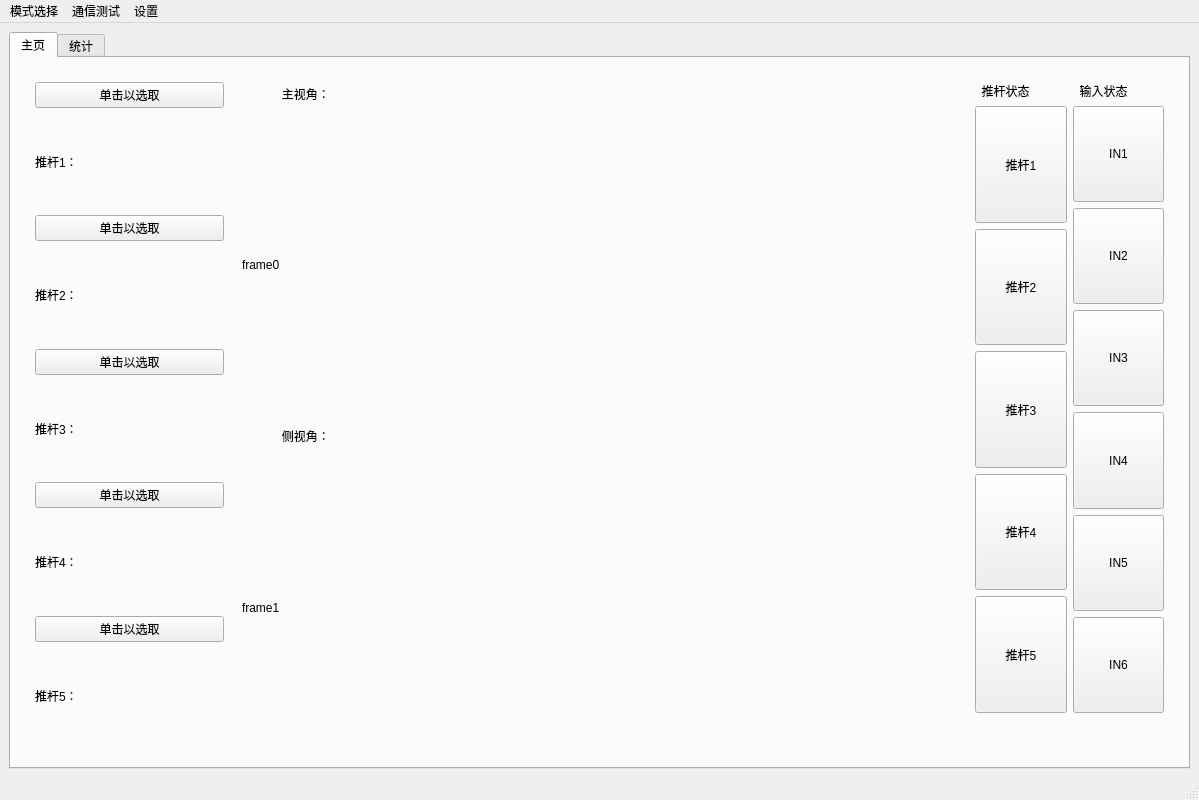
<?xml version="1.0" encoding="UTF-8"?>
<ui version="4.0">
 <class>MainWindow</class>
 <widget class="QMainWindow" name="MainWindow">
  <property name="geometry">
   <rect>
    <x>0</x>
    <y>0</y>
    <width>1199</width>
    <height>800</height>
   </rect>
  </property>
  <property name="sizePolicy">
   <sizepolicy hsizetype="Fixed" vsizetype="Fixed">
    <horstretch>0</horstretch>
    <verstretch>0</verstretch>
   </sizepolicy>
  </property>
  <property name="windowTitle">
   <string>智能分选系统</string>
  </property>
  <widget class="QWidget" name="centralwidget">
   <layout class="QGridLayout" name="gridLayout" rowstretch="1">
    <item row="0" column="0">
     <widget class="QTabWidget" name="tabWidget">
      <property name="sizePolicy">
       <sizepolicy hsizetype="Expanding" vsizetype="Expanding">
        <horstretch>0</horstretch>
        <verstretch>0</verstretch>
       </sizepolicy>
      </property>
      <property name="toolTip">
       <string>&lt;html&gt;&lt;head/&gt;&lt;body&gt;&lt;p&gt;显示相机图片&lt;/p&gt;&lt;p&gt;&lt;br/&gt;&lt;/p&gt;&lt;/body&gt;&lt;/html&gt;</string>
      </property>
      <property name="currentIndex">
       <number>0</number>
      </property>
      <widget class="QWidget" name="main">
       <attribute name="title">
        <string>主页</string>
       </attribute>
       <layout class="QGridLayout" name="gridLayout_3" rowstretch="0,0,0,0,0,0" columnstretch="3,10,0,3">
        <property name="leftMargin">
         <number>12</number>
        </property>
        <property name="topMargin">
         <number>12</number>
        </property>
        <property name="rightMargin">
         <number>12</number>
        </property>
        <property name="bottomMargin">
         <number>12</number>
        </property>
        <item row="0" column="1" rowspan="5" colspan="2">
         <layout class="QVBoxLayout" name="verticalLayout_frame" stretch="1,6,1,6">
          <item>
           <widget class="QLabel" name="lab_ShowFrame0Txt">
            <property name="text">
             <string>            主视角：</string>
            </property>
           </widget>
          </item>
          <item>
           <widget class="QLabel" name="lab_ShowFrame0Pic">
            <property name="text">
             <string>frame0</string>
            </property>
           </widget>
          </item>
          <item>
           <widget class="QLabel" name="lab_ShowFrame1Txt">
            <property name="text">
             <string>            侧视角：</string>
            </property>
           </widget>
          </item>
          <item>
           <widget class="QLabel" name="lab_ShowFrame1Pic">
            <property name="text">
             <string>frame1</string>
            </property>
           </widget>
          </item>
         </layout>
        </item>
        <item row="0" column="3">
         <layout class="QVBoxLayout" name="verticalLayout_6">
          <property name="leftMargin">
           <number>12</number>
          </property>
          <property name="topMargin">
           <number>12</number>
          </property>
          <property name="rightMargin">
           <number>12</number>
          </property>
          <property name="bottomMargin">
           <number>12</number>
          </property>
          <item>
           <layout class="QHBoxLayout" name="horizontalLayout_4">
            <item>
             <widget class="QLabel" name="lab_PusherTip">
              <property name="sizePolicy">
               <sizepolicy hsizetype="Preferred" vsizetype="Maximum">
                <horstretch>0</horstretch>
                <verstretch>0</verstretch>
               </sizepolicy>
              </property>
              <property name="text">
               <string>  推杆状态</string>
              </property>
             </widget>
            </item>
            <item>
             <widget class="QLabel" name="lab_InTip">
              <property name="text">
               <string>  输入状态</string>
              </property>
             </widget>
            </item>
           </layout>
          </item>
          <item>
           <layout class="QHBoxLayout" name="horizontalLayout_2">
            <item>
             <layout class="QVBoxLayout" name="verticalLayout">
              <item>
               <widget class="QPushButton" name="btn_PusherStatus0">
                <property name="sizePolicy">
                 <sizepolicy hsizetype="Minimum" vsizetype="Expanding">
                  <horstretch>0</horstretch>
                  <verstretch>0</verstretch>
                 </sizepolicy>
                </property>
                <property name="text">
                 <string>推杆1</string>
                </property>
               </widget>
              </item>
              <item>
               <widget class="QPushButton" name="btn_PusherStatus1">
                <property name="sizePolicy">
                 <sizepolicy hsizetype="Minimum" vsizetype="Expanding">
                  <horstretch>0</horstretch>
                  <verstretch>0</verstretch>
                 </sizepolicy>
                </property>
                <property name="text">
                 <string>推杆2</string>
                </property>
               </widget>
              </item>
              <item>
               <widget class="QPushButton" name="btn_PusherStatus2">
                <property name="sizePolicy">
                 <sizepolicy hsizetype="Minimum" vsizetype="Expanding">
                  <horstretch>0</horstretch>
                  <verstretch>0</verstretch>
                 </sizepolicy>
                </property>
                <property name="text">
                 <string>推杆3</string>
                </property>
               </widget>
              </item>
              <item>
               <widget class="QPushButton" name="btn_PusherStatus3">
                <property name="sizePolicy">
                 <sizepolicy hsizetype="Minimum" vsizetype="Expanding">
                  <horstretch>0</horstretch>
                  <verstretch>0</verstretch>
                 </sizepolicy>
                </property>
                <property name="text">
                 <string>推杆4</string>
                </property>
               </widget>
              </item>
              <item>
               <widget class="QPushButton" name="btn_PusherStatus4">
                <property name="sizePolicy">
                 <sizepolicy hsizetype="Minimum" vsizetype="Expanding">
                  <horstretch>0</horstretch>
                  <verstretch>0</verstretch>
                 </sizepolicy>
                </property>
                <property name="text">
                 <string>推杆5</string>
                </property>
               </widget>
              </item>
             </layout>
            </item>
            <item>
             <layout class="QVBoxLayout" name="verticalLayout_3">
              <item>
               <widget class="QPushButton" name="btn_InStatus0">
                <property name="sizePolicy">
                 <sizepolicy hsizetype="Minimum" vsizetype="Expanding">
                  <horstretch>0</horstretch>
                  <verstretch>0</verstretch>
                 </sizepolicy>
                </property>
                <property name="text">
                 <string>IN1</string>
                </property>
               </widget>
              </item>
              <item>
               <widget class="QPushButton" name="btn_InStatus1">
                <property name="sizePolicy">
                 <sizepolicy hsizetype="Minimum" vsizetype="Expanding">
                  <horstretch>0</horstretch>
                  <verstretch>0</verstretch>
                 </sizepolicy>
                </property>
                <property name="text">
                 <string>IN2</string>
                </property>
               </widget>
              </item>
              <item>
               <widget class="QPushButton" name="btn_InStatus2">
                <property name="sizePolicy">
                 <sizepolicy hsizetype="Minimum" vsizetype="Expanding">
                  <horstretch>0</horstretch>
                  <verstretch>0</verstretch>
                 </sizepolicy>
                </property>
                <property name="text">
                 <string>IN3</string>
                </property>
               </widget>
              </item>
              <item>
               <widget class="QPushButton" name="btn_InStatus3">
                <property name="sizePolicy">
                 <sizepolicy hsizetype="Minimum" vsizetype="Expanding">
                  <horstretch>0</horstretch>
                  <verstretch>0</verstretch>
                 </sizepolicy>
                </property>
                <property name="text">
                 <string>IN4</string>
                </property>
               </widget>
              </item>
              <item>
               <widget class="QPushButton" name="btn_InStatus4">
                <property name="sizePolicy">
                 <sizepolicy hsizetype="Minimum" vsizetype="Expanding">
                  <horstretch>0</horstretch>
                  <verstretch>0</verstretch>
                 </sizepolicy>
                </property>
                <property name="text">
                 <string>IN5</string>
                </property>
               </widget>
              </item>
              <item>
               <widget class="QPushButton" name="btn_InStatus5">
                <property name="sizePolicy">
                 <sizepolicy hsizetype="Minimum" vsizetype="Expanding">
                  <horstretch>0</horstretch>
                  <verstretch>0</verstretch>
                 </sizepolicy>
                </property>
                <property name="text">
                 <string>IN6</string>
                </property>
               </widget>
              </item>
             </layout>
            </item>
           </layout>
          </item>
         </layout>
        </item>
        <item row="0" column="0" rowspan="6">
         <layout class="QVBoxLayout" name="verticalLayout_2">
          <property name="leftMargin">
           <number>12</number>
          </property>
          <property name="topMargin">
           <number>12</number>
          </property>
          <property name="rightMargin">
           <number>12</number>
          </property>
          <property name="bottomMargin">
           <number>12</number>
          </property>
          <item>
           <widget class="QPushButton" name="btn_SetWorker0">
            <property name="text">
             <string>单击以选取</string>
            </property>
           </widget>
          </item>
          <item>
           <widget class="QLabel" name="lab_WokerTxt0">
            <property name="text">
             <string>推杆1：</string>
            </property>
           </widget>
          </item>
          <item>
           <widget class="QPushButton" name="btn_SetWorker1">
            <property name="text">
             <string>单击以选取</string>
            </property>
           </widget>
          </item>
          <item>
           <widget class="QLabel" name="lab_WokerTxt1">
            <property name="text">
             <string>推杆2：</string>
            </property>
           </widget>
          </item>
          <item>
           <widget class="QPushButton" name="btn_SetWorker2">
            <property name="text">
             <string>单击以选取</string>
            </property>
           </widget>
          </item>
          <item>
           <widget class="QLabel" name="lab_WokerTxt2">
            <property name="text">
             <string>推杆3：</string>
            </property>
           </widget>
          </item>
          <item>
           <widget class="QPushButton" name="btn_SetWorker3">
            <property name="text">
             <string>单击以选取</string>
            </property>
           </widget>
          </item>
          <item>
           <widget class="QLabel" name="lab_WokerTxt3">
            <property name="text">
             <string>推杆4：</string>
            </property>
           </widget>
          </item>
          <item>
           <widget class="QPushButton" name="btn_SetWorker4">
            <property name="text">
             <string>单击以选取</string>
            </property>
           </widget>
          </item>
          <item>
           <widget class="QLabel" name="lab_WokerTxt4">
            <property name="text">
             <string>推杆5：</string>
            </property>
           </widget>
          </item>
         </layout>
        </item>
       </layout>
      </widget>
      <widget class="QWidget" name="count">
       <attribute name="title">
        <string>统计</string>
       </attribute>
       <layout class="QGridLayout" name="gridLayout_2">
        <item row="0" column="0">
         <widget class="QCalendarWidget" name="calendarWidget"/>
        </item>
        <item row="0" column="1" rowspan="3">
         <widget class="QTableWidget" name="tableWidget">
          <row>
           <property name="text">
            <string>新建行</string>
           </property>
          </row>
          <row>
           <property name="text">
            <string>新建行</string>
           </property>
          </row>
          <row>
           <property name="text">
            <string>新建行</string>
           </property>
          </row>
          <column>
           <property name="text">
            <string>新建列</string>
           </property>
          </column>
          <column>
           <property name="text">
            <string>新建列</string>
           </property>
          </column>
          <column>
           <property name="text">
            <string>新建列</string>
           </property>
          </column>
         </widget>
        </item>
        <item row="1" column="0">
         <widget class="QDateEdit" name="dateEdit"/>
        </item>
        <item row="2" column="0">
         <widget class="QDateEdit" name="dateEdit_2"/>
        </item>
       </layout>
      </widget>
     </widget>
    </item>
   </layout>
  </widget>
  <widget class="QStatusBar" name="statusbar"/>
  <widget class="QMenuBar" name="menuBar">
   <property name="geometry">
    <rect>
     <x>0</x>
     <y>0</y>
     <width>1199</width>
     <height>23</height>
    </rect>
   </property>
   <widget class="QMenu" name="menu">
    <property name="title">
     <string>模式选择</string>
    </property>
    <widget class="QMenu" name="menu_ModeChange">
     <property name="title">
      <string>形状</string>
     </property>
     <addaction name="action_ToYoloMode"/>
     <addaction name="action_ToClipMode"/>
    </widget>
    <addaction name="menu_ModeChange"/>
    <addaction name="action_ToColorMode"/>
    <addaction name="action_ToHhitMode"/>
   </widget>
   <widget class="QMenu" name="menu_ComTest">
    <property name="title">
     <string>通信测试</string>
    </property>
    <addaction name="action_TestPcie"/>
    <addaction name="action_TestSerial"/>
    <addaction name="action_TestCamera0"/>
    <addaction name="action_TestCamera1"/>
   </widget>
   <widget class="QMenu" name="menu_Setting">
    <property name="title">
     <string>设置</string>
    </property>
    <addaction name="action_SetColor"/>
   </widget>
   <addaction name="menu"/>
   <addaction name="menu_ComTest"/>
   <addaction name="menu_Setting"/>
  </widget>
  <action name="action_ToColorMode">
   <property name="text">
    <string>颜色</string>
   </property>
  </action>
  <action name="action_ToHhitMode">
   <property name="text">
    <string>高光谱</string>
   </property>
  </action>
  <action name="action_ToYoloMode">
   <property name="text">
    <string>yolo</string>
   </property>
  </action>
  <action name="action_ToClipMode">
   <property name="text">
    <string>clip</string>
   </property>
  </action>
  <action name="action_TestPcie">
   <property name="text">
    <string>pcie</string>
   </property>
  </action>
  <action name="action_TestSerial">
   <property name="text">
    <string>serial</string>
   </property>
  </action>
  <action name="action_SetColor">
   <property name="text">
    <string>自定义颜色</string>
   </property>
  </action>
  <action name="action_TestCamera0">
   <property name="text">
    <string>camera_1</string>
   </property>
  </action>
  <action name="action_TestCamera1">
   <property name="text">
    <string>camera_2</string>
   </property>
  </action>
 </widget>
 <resources/>
 <connections/>
</ui>
